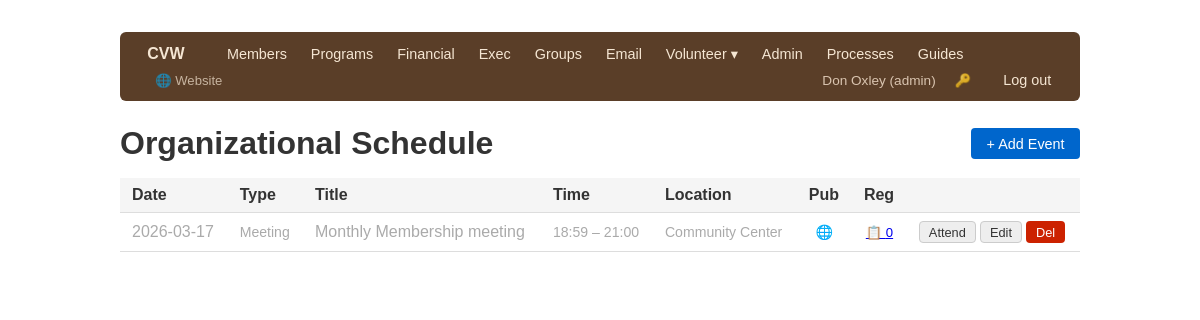
The app's page /exec/schedule (signed in) with its own data.
### app/models/user.py (models this page shows, shortened)
class User(Base):
    __tablename__ = "users"
    id = Column(Integer, primary_key=True, index=True)
    username = Column(String, unique=True, nullable=False, index=True)
    full_name = Column(String, nullable=False)
    role = Column(String, nullable=False)       # see ROLES
    hashed_password = Column(String, nullable=False)
    active = Column(Boolean, default=True)
    must_change_password = Column(Boolean, default=False)
    member_id = Column(Integer, ForeignKey("members.id"), nullable=True)
    created_at = Column(DateTime, server_default=func.now())
    member = relationship("Member", backref="user_account")

### app/models/org.py (models this page shows)
class OrgEvent(Base):
    __tablename__ = "org_events"
    id = Column(Integer, primary_key=True, index=True)
    title = Column(String, nullable=False)
    event_type = Column(String, nullable=False)
    date = Column(Date, nullable=False)
    start_time = Column(String)          # HH:MM
    end_time = Column(String)
    location = Column(String)
    description = Column(String)
    zoom_url                 = Column(String(500), nullable=True)
    registration_enabled     = Column(Boolean, default=False)
    capacity                 = Column(Integer,  nullable=True)   # None = unlimited
    registration_note        = Column(String(500), nullable=True)
    registration_restriction = Column(String(20),  nullable=True)  # None/"zoom_members_only"/"members_only"
    show_on_public           = Column(Boolean, default=False)
    created_at = Column(DateTime, server_default=func.now())

### app/routers/exec_.py (the view)
@router.get("/schedule", response_class=HTMLResponse)
def schedule_list(request: Request, _=auth, db: Session = Depends(get_db)):
    events = db.query(OrgEvent).order_by(OrgEvent.date).all()
    today = date.today()
    return templates.TemplateResponse("exec/schedule.html", {
        "request": request, "events": events, "today": today, "event_types": EVENT_TYPES,
    })

### app/templates/exec/schedule.html (shortened to what this page needs)
{% extends "base.html" %}
{% block content %}
<div style="display:flex; justify-content:space-between; align-items:center; margin-bottom:1rem">
    <h1 style="margin:0">Organizational Schedule</h1>
    <a href="/exec/schedule/new" class="btn btn-primary">+ Add Event</a>
</div>
<table>
    <thead>
        <tr><th>Date</th><th>Type</th><th>Title</th><th>Time</th><th>Location</th><th>Pub</th><th>Reg</th><th></th></tr>
    </thead>
    <tbody>
        {% for e in events %}
        <tr {% if e.date < today %}style="color:#aaa"{% endif %}>
            <td style="white-space:nowrap">{{ e.date }}</td>
            <td style="font-size:0.88rem">{{ e.event_type }}</td>
            <td>{{ e.title }}</td>
            <td style="white-space:nowrap; font-size:0.88rem">
                {% if e.start_time %}{{ e.start_time }}{% if e.end_time %} – {{ e.end_time }}{% endif %}{% else %}—{% endif %}
            </td>
            <td style="font-size:0.88rem">{{ e.location or '—' }}</td>
            <td style="text-align:center; font-size:0.88rem">
                {% if e.show_on_public %}🌐{% endif %}
            </td>
            <td style="white-space:nowrap; font-size:0.82rem; text-align:center">
                {% if e.registration_enabled %}
                <a href="/exec/schedule/{{ e.id }}/registrations" title="View registrations">
                    📋 {{ e.registrations|selectattr('status','ne','cancelled')|list|length }}
                </a>
                {% else %}—{% endif %}
            </td>
            <td style="white-space:nowrap">
                <a href="/exec/schedule/{{ e.id }}/attendance" class="btn btn-secondary"
                   style="font-size:0.8rem; padding:0.15rem 0.55rem">Attend</a>
                <a href="/exec/schedule/{{ e.id }}/edit" class="btn btn-secondary"
                   style="font-size:0.8rem; padding:0.15rem 0.55rem">Edit</a>
                <form method="post" action="/exec/schedule/{{ e.id }}/delete" style="display:inline"
                      onsubmit="return confirm('Delete this event?')">
                    <button class="btn btn-danger"
                            style="font-size:0.8rem; padding:0.15rem 0.55rem">Del</button>
                </form>
            </td>
        </tr>
        {% else %}
        <tr><td colspan="8" style="color:#888">No events scheduled.</td></tr>
        {% endfor %}
    </tbody>
</table>
{% endblock %}

### app/templates/base.html (shortened to what this page needs)
<!DOCTYPE html>
<html lang="en">
<head>
</head>
<body>
<nav>
    <a href="/" class="nav-brand" style="text-decoration:none">CVW</a>
    {% if request.state.user %}
        {% set role = request.state.user.role %}
        {% if role in ['admin', 'exec', 'membership'] %}
            <a href="/members/">Members</a>
        {% endif %}
        {% if role in ['admin', 'exec', 'program'] %}
            <a href="/programs/">Programs</a>
        {% endif %}
        {% if role in ['admin', 'financial'] %}
            <a href="/financial/">Financial</a>
        {% endif %}
        {% if role in ['admin', 'exec'] %}
            <a href="/exec/">Exec</a>
        {% endif %}
        {% if role in ['admin', 'membership'] %}
            <a href="/groups/">Groups</a>
            <a href="/email/">Email</a>
        {% endif %}
        {% if role in ['admin', 'librarian'] %}
        <div class="nav-dropdown">
            <a href="#">Volunteer ▾</a>
        </div>
        {% endif %}
        {% if role == 'admin' %}
            <a href="/admin/">Admin</a>
        {% endif %}
        <a href="/processes/">Processes</a>
        <a href="/guides/">Guides</a>
        <a href="/site/" style="margin-left:0.5rem; opacity:0.7; font-size:0.82rem">🌐 Website</a>
        <div class="nav-right">
            <span class="nav-user">{{ request.state.user.full_name }} ({{ role }})</span>
            <a href="/change-password" title="Change password" style="font-size:0.82rem; opacity:0.8">🔑</a>
            <a href="/logout">Log out</a>
        </div>
    {% else %}
        <div class="nav-right"><a href="/login">Log in</a></div>
    {% endif %}
</nav>
{% block content %}{% endblock %}
</body>
</html>

### app/templates/base.html (style rules this page uses)
body { font-family: sans-serif; max-width: 960px; margin: 2rem auto; padding: 0 1rem; color: #333; }
nav { margin-bottom: 1.5rem; background: #5a3e28; padding: 0.5rem 1rem; border-radius: 6px; display: flex; align-items: center; gap: 0; flex-wrap: wrap; }
nav .nav-brand { color: #f5e6d3; font-weight: 700; font-size: 1rem; margin-right: 1.25rem; }
nav a { margin-right: 0.1rem; text-decoration: none; color: #f5e6d3; font-size: 0.9rem; padding: 0.3rem 0.7rem; border-radius: 4px; }
nav .nav-right { margin-left: auto; display: flex; align-items: center; gap: 0.5rem; }
.nav-dropdown { position: relative; display: inline-block; }
.nav-dropdown > a { margin-right: 0.1rem; }
nav .nav-user { color: #d9c4b0; font-size: 0.85rem; }
table { width: 100%; border-collapse: collapse; }
th, td { text-align: left; padding: 0.5rem 0.75rem; border-bottom: 1px solid #ddd; }
th { background: #f5f5f5; font-weight: 600; }
.btn { display: inline-block; padding: 0.4rem 0.9rem; border-radius: 4px; text-decoration: none; font-size: 0.9rem; border: 1px solid transparent; cursor: pointer; }
.btn-primary { background: #0066cc; color: white; }
.btn-secondary { background: #eee; color: #333; border-color: #ccc; }
.btn-danger { background: #cc2200; color: white; }
h1 { margin-bottom: 1rem; }

### records on screen
User: state.user.full_name "Don Oxley", role "admin"
OrgEvent: date "2026-03-17", event_type "Meeting", title "Monthly Membership meeting", start_time "18:59", end_time "21:00", location "Community Center", registrations|selectattr "0"
